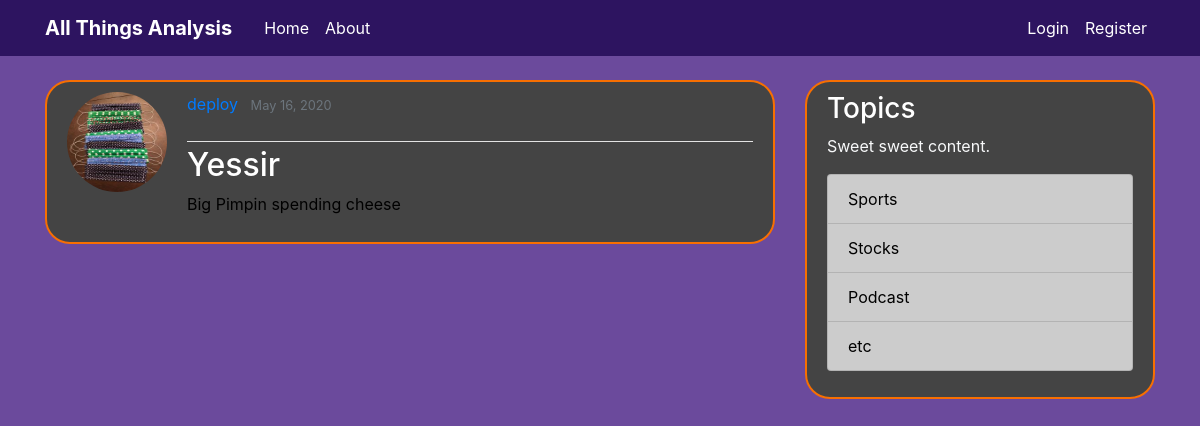
The page /post/35/ on the database its author committed.
### blog/models.py (models this page shows, shortened)
class Post(models.Model):
	title = models.CharField(max_length=100)
	content = models.TextField()
	date_posted = models.DateTimeField(default=timezone.now)
	author = models.ForeignKey(User, on_delete=models.CASCADE)

### users/models.py (models this page shows, shortened)
class Profile(models.Model):
    user = models.OneToOneField(User, on_delete=models.CASCADE)
    image = models.ImageField(default='default.jpg', upload_to='profile_pics')

### blog/views.py (the view)
# urls.py: path('post/<int:pk>/', PostDetailView.as_view(), name='post-detail'),
class PostDetailView(DetailView):
	model = Post

### blog/templates/blog/post_detail.html (shortened to what this page needs)
{% extends "blog/base.html" %}
{% block content %}
  <article class="media content-section">
    <img class="rounded-circle article-img" src="{{ object.author.profile.image.url }}" id="img">
    <div class="media-body">
      <div class="article-metadata">
        <a class="mr-2" href="{% url 'user-posts' object.author.username %}">{{ object.author }}</a>
        <small class="text-muted">{{ object.date_posted|date:"F d, Y" }}</small>
      </div>
      <h2 class="article-title">{{ object.title }}</h2>
      <p class="article-content">{{ object.content }}</p>
    </div>
  </article>
{% endblock content %}

### blog/static/blog/main.css (style rules this page uses)
body { background: #6B4A9C; color: #000000; margin-top: 5rem; }
h1, h2, h3, h4, h5, h6 { color: #ffffff; }
.content-section { background: #ffffff; padding: 10px 20px; border: 2px solid #F86F01; border-radius: 25px; margin-bottom: 20px; background-color: #444444; }
.article-title { color: #FFFFFF; }
.article-content { white-space: pre-line; }
.article-img { height: 100px; width: 100px; margin-right: 20px; }
.article-metadata { padding-bottom: 25px; margin-bottom: 4px; border-bottom: 1px solid #e3e3e3 }

### rows shown on the page
Post: author.profile.image (placeholder picture), author "deploy", date_posted "May 16, 2020", title "Yessir", content "Big Pimpin spending cheese"
